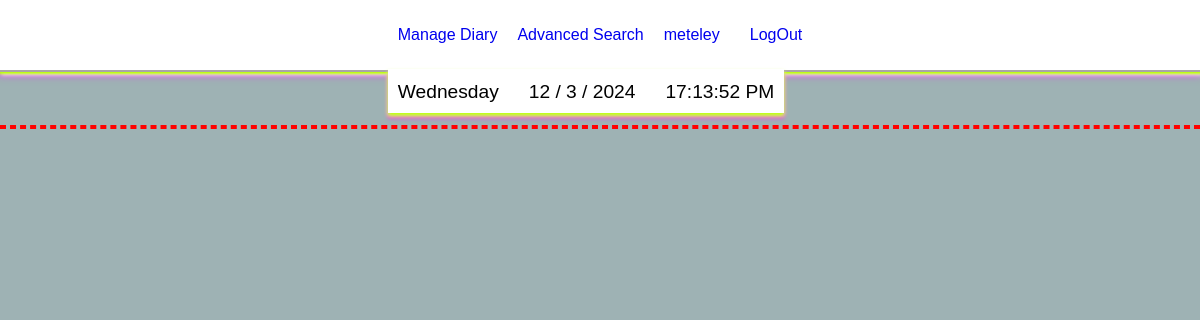
Page /todo (signed in) on the earlier database version.
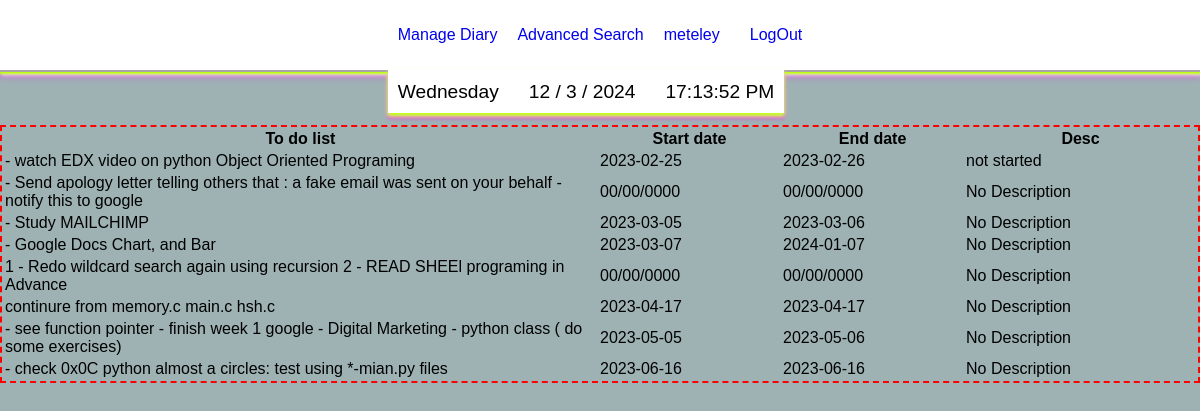
Same page on the later database version.
### tables this page shows
CREATE TABLE users (id INTEGER PRIMARY KEY AUTOINCREMENT NOT NULL, username TEXT NOT NULL, hash TEXT NOT NULL, fname type text, lname type text, useremail text, dateregistered type text, dateofbirth type text, primaryphone type text, country type text, secondaryphone type text, city type text, gender type text, facebookaddress type text, telegramaddress type text, instagramaddress type text, twitteraddress type text, useraddress type text, numberofprofilechanges type integer default 0, emailconfirmed type text default 'False');

CREATE TABLE userdiarycatagory (udc_id INTEGER PRIMARY KEY AUTOINCREMENT NOT NULL, ud_id INTEGER NOT NULL, c_id INTEGER NOT NULL, catagory_insertion_time type text, catagory_insertion_date type text, number_of_edits_made type integer default 0, FOREIGN KEY(ud_id) REFERENCES userdiary(ud_id), FOREIGN KEY(c_id) REFERENCES catagory(catagory_id));

CREATE TABLE diary
(diary_id INTEGER PRIMARY KEY AUTOINCREMENT NOT NULL,
diary_content TEXT,
diary_status TEXT DEFAULT Active, description type text);

CREATE TABLE userdiary
(ud_id INTEGER PRIMARY KEY AUTOINCREMENT NOT NULL,
d_id INTEGER,
u_id INTEGER,
given_date TEXT DEFAULT CURRENT_TIMESTAMP,
diary_written_date type text, diary_written_time type text, given_time type text, number_of_edits type integer default 0, end_date type TEXT, start_date type TEXT,
FOREIGN KEY(d_id) REFERENCES diary(diary_id),
FOREIGN KEY(u_id) REFERENCES users(id));

### app.py (the view)
@app.route("/todo", methods=["GET", "POST"])  # type: ignore
@login_required
def viewtodo():
    if request.method == "POST":
        return render_template("todo.html")
    else:
        todolist = db.execute("SELECT * FROM diary JOIN userdiary ON diary.diary_id = userdiary.d_id JOIN userdiarycatagory ON userdiarycatagory.ud_id = userdiary.ud_id JOIN catagory ON catagory.catagory_id = userdiarycatagory.c_id JOIN catagorytype ON catagorytype.catagory_type_id =catagory.cat_type_id WHERE u_id = ? and catagory_type_name = ? and diary_status = ?",
                              session["user_id"], "My Todo List", "Active")
        return render_template("todo.html", current_user_name=global_user_name(), todolist=todolist)

### app.py (called while the page is built)
def login_required(f):
    @wraps(f)
    def decorated_function(*args, **kwargs):
        if not session.get('logged_in'):
            return redirect('/login')
        return f(*args, **kwargs)
    return decorated_function

def global_user_name():
    current_user_name = db.execute(
        "SELECT username FROM users WHERE id = ?", session["user_id"])
    return (current_user_name)

@app.after_request
def after_request(response):
    response.headers["Cache-Control"] = "no-cache, no-store, must-revalidate"
    response.headers["Expires"] = 0
    response.headers["Pragma"] = "no-cache"
    return response

### templates/todo.html
{% extends "layout.html" %}
{% block main %}
<div class="width-100 border-red margin-s">
  {%if todolist %}
        <table class = " width-100">
          <thead>
            <tr>
            <th class="width-50">To do list</th>
            <th> Start date</th>
            <th>End date</th>
            <th>Desc</th>
          </tr>
          </thead>
          <tbody>
            {% for todo in todolist %}
          <tr>
          <td>{{todo["diary_content"]}}</td>
          <td>{{todo["start_date"]}}</td>
          <td>{{todo["end_date"]}}</td>
          <td>{{todo["description"]}}</td>
        </tr>
        {% endfor %}
          </tbody>
        </table>
  {% endif %}
</div>
{% endblock %}

### templates/layout.html (shortened to what this page needs)
<!DOCTYPE html>
<html lang="en">
    <head>
        <link rel="stylesheet" type="text/css" href="../static/virtual-select.min.css">
        <link rel="stylesheet" href="static/style.css">
    </head>
    <body onload = "showedited(); loadCatagories()">
        <div class="container">
            <div class="header magenta-box-shadow">
              <div class = "">
                <ul class = "date-time nav flex-horizontal  white-background clock-box-shadow">
                  <li id="day" class = "nav-list"></li>
                  <li id="today" class = "nav-list"></li>
                  <li id="clock" class = "nav-list"></li>
                </ul>
              </div>
                {% if session["user_id"] %}
                <ul class="nav">
                    <li class="nav-down"> <a href= "/managediary">Manage Diary</a>
                    </li>
                </ul>
                <ul class="nav">
                    <li><a href="/search">Advanced Search </a></li>
                </ul>
                <ul class="nav">
                    <li class="nav-down">  <a href="/manageprofile"> {% if current_user_name %} {{current_user_name[0]["username"]}} {% endif %}</a>
                    </li>
                    <li >   <a href="/logout">LogOut</a> </li>
                </ul>
                    {% endif %}
            </div>
                        <div class = "image-diary">
                        <div class="center-body">
                                {% block main %}
                                {% endblock %}
                        </div>
                      </div>
                    </div>
                </body>
    </html>

### static/style.css (style rules this page uses)
*, *::before, *::after { font-family: Arial, Helvetica, sans-serif; box-sizing: border-box; }
body { margin: 0; padding: 0; background-color: rgb(158, 178, 180); }
.container { position: relative; margin-top: 120px; width: 100%; height: fit-content; font-family: cursive, arial; }
.header { position: fixed; width: 100%; background-color: white; top: 0px; display: flex; border-bottom: 2px solid rgb(170, 166, 166); justify-content: center; z-index: 11; }
.nav { position: relative; display: flex; gap: 10px; list-style: none; justify-content: center; padding-right: 10px; z-index: 1; }
.date-time { position: absolute; top: 50px; }
.center-body { background-size: contain; background-repeat:no-repeat; background-position: center center; display: flex; flex-direction: column; top: 0px; left: 0px; width: 100%; height: 100%; justify-content: flex-start; align-items: center; z-index: -1; margin: 0px 0px; }
.header ul, .max-content { width: max-content; padding: 0px; }
a { text-decoration: none; }
.nav-down { padding: 10px; }
ul li { padding: 10px 10px; }
li { border-color: 2px solid blue; }
.flex-horizontal { display: flex; flex-wrap: nowrap; justify-content: flex-start; align-items: flex-start; font-size: 1.2rem; }
.margin-s { margin: 5px; }
.width-50 { width: 50%; }
.width-100 { width: 100%; }
.border-red { border: 2px dashed red; }
.white-background { background: white; }
.magenta-box-shadow { box-shadow: 0 2px 2px 2px rgb(188, 255, 6), 2px 2px 4px 1px rgb(250, 252, 252), 0px 2px 8px 2px magenta; }
.clock-box-shadow { border-top: 2px solid white; box-shadow: 0px 3px 4px 0px rgb(188, 255, 6), 0px 3px 4px 0px rgb(250, 252, 252), 0px 5px 4px 0px magenta; }
.magenta-box-shadow { box-shadow: 0 0 2px 2px rgb(188, 255, 6), 2px 2px 4px 1px rgb(250, 252, 252), 0px 0px 8px 2px magenta; }
table, tr, td, th { border: 0px dashed green; }

Differences in the rows shown:
added userdiarycatagory: diary_content "- watch EDX video on python Object Oriented Programing", start_date "2023-02-25", end_date "2023-02-26", description "not started"
added userdiarycatagory: diary_content "- Send apology letter telling others that : a fake email was sent on your behalf - notify this to google", start_date "00/00/0000", end_date "00/00/0000", description "No Description"
added userdiarycatagory: diary_content "- Study MAILCHIMP", start_date "2023-03-05", end_date "2023-03-06", description "No Description"
added userdiarycatagory: diary_content "- Google Docs Chart, and Bar", start_date "2023-03-07", end_date "2024-01-07", description "No Description"
added userdiarycatagory: diary_content "1 - Redo wildcard search again using recursion 2 - READ SHEEl programing in Advance", start_date "00/00/0000", end_date "00/00/0000", description "No Description"
added userdiarycatagory: diary_content "continure from memory.c main.c hsh.c", start_date "2023-04-17", end_date "2023-04-17", description "No Description"
added userdiarycatagory: diary_content "- see function pointer - finish week 1 google - Digital Marketing - python class ( do some exercises)", start_date "2023-05-05", end_date "2023-05-06", description "No Description"
added userdiarycatagory: diary_content "- check 0x0C python almost a circles: test using *-mian.py files", start_date "2023-06-16", end_date "2023-06-16", description "No Description"
Other differences:
text now shown: "To do list Start date End date Desc"
